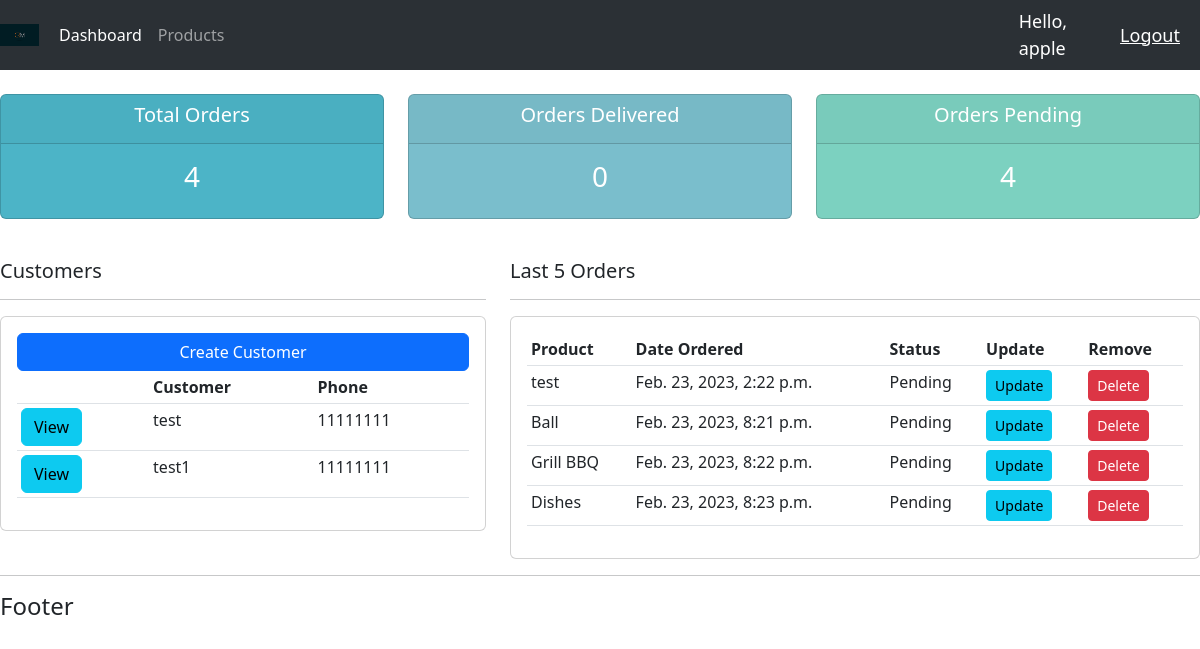
Before: / (signed in) with the older database file.
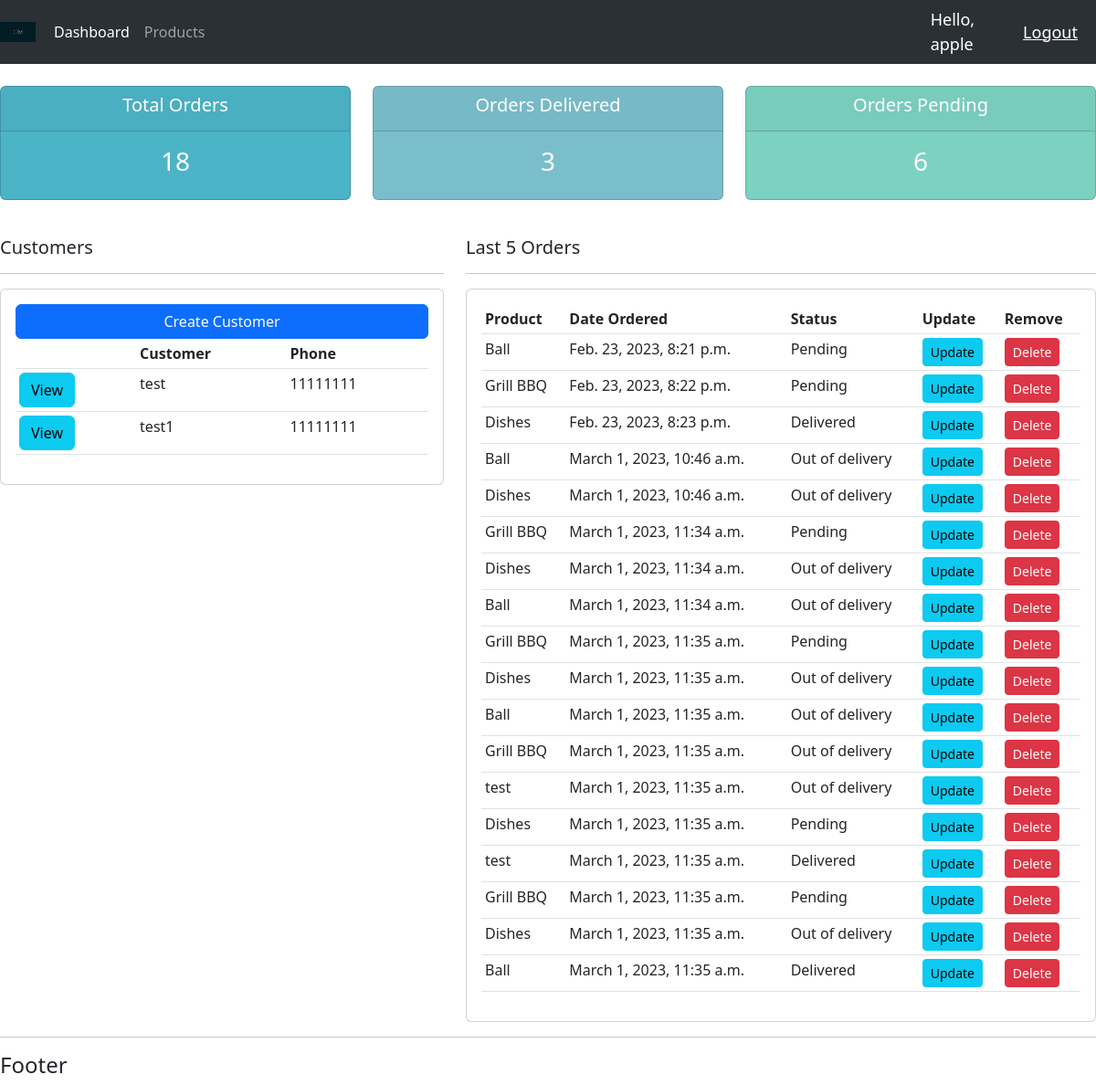
After: the same page with the newer database file.
### accounts/models.py (models this page shows, shortened)
class Customer (models.Model):
    name = models.CharField(max_length=200, null=True)
    phone = models.CharField(max_length=200, null=True)
    email = models.CharField(max_length=200,null=True)
    date_created = models.DateTimeField(auto_now_add=True, null=True)

class Order (models.Model):
    STATUS = (
        ('Pending', 'Pending'),
        ('Out of delivery', 'Out of delivery'),
        ('Delivered', 'Delivered')
    )
    customer = models.ForeignKey(Customer, null=True, on_delete=models.SET_NULL)
    product = models.ForeignKey(Product, null=True, on_delete=models.SET_NULL)
    date_created = models.DateTimeField(auto_now_add=True, null=True)
    status = models.CharField(max_length=200, null=True, choices=STATUS)
    note = models.CharField(max_length=1000, null=True)

class Product (models.Model):
    CATEGORY = (
        ('Indoor', 'Indoor'),
        ('Out door', 'Out door')
    )
    name = models.CharField(max_length=200, null=True)
    price = models.FloatField(null=True)
    category = models.CharField(max_length=200, null=True, choices=CATEGORY)
    description = models.CharField(max_length=200, null=True, blank=True)
    date_created = models.DateTimeField(auto_now_add=True, null=True)
    tags = models.ManyToManyField(Tag)
    def __str__(self):
        return self.name

### accounts/views.py (the view)
# urls.py: path('', views.home, name='home'),
@login_required(login_url='login')
def home(request):
    orders = Order.objects.all()
    customers = Customer.objects.all()
    total_orders = orders.count()
    total_customers = customers.count()
    delivered = orders.filter(status='Delivered').count()
    pending = orders.filter(status='Pending').count()
    context = {'orders': orders, 'customers': customers, 'total_orders': total_orders,
               'total_customers': total_customers, 'delivered': delivered, 'pending': pending}
    return render(request, 'accounts/dashboard.html', context)

### accounts/templates/accounts/dashboard.html
{% extends 'accounts/main.html' %} {% block content %}
{% include 'accounts/status.html' %}
<br />
<div class="row">
  <div class="col-md-5">
    <h5>Customers</h5>
    <hr />
    <div class="card card-body">
      <a href="" class="btn btn-primary btn-small btn-block">
        Create Customer
      </a>
      <table class="table table-sm">
        <tr>
          <th></th>
          <th>Customer</th>
          <th>Phone</th>
        </tr>
        {% for customer in customers %}
        <tr>
          <td><a class="btn btn-info" href="{% url 'customer' customer.id %}">View</a></td>
          <td>{{customer.name}}</td>
          <td>{{customer.phone}}</td>
        </tr>
        {% endfor %}
      </table>
    </div>
  </div>
  <div class="col-md-7">
    <h5>Last 5 Orders</h5>
    <hr />
    <div class="card card-body">
      <table class="table table-sm">
        <tr>
          <th>Product</th>
          <th>Date Ordered</th>
          <th>Status</th>
          <th>Update</th>
          <th>Remove</th>
        </tr>
        {% for order in orders %}
        <tr>
          <td>{{order.product}}</td>
          <td>{{order.date_created}}</td>
          <td>{{order.status}}</td>
          <td><a class="btn btn-sm btn-info" href="{% url 'update_order' order.id %}">Update</a></td>
          <td><a class="btn btn-sm btn-danger" href="{% url 'delete_order' order.id %}">Delete</a></td>
        </tr>
        {% endfor %}
      </table>
    </div>
  </div>
</div>
{% endblock %}

Changed rows visible on the page:
removed Order: product "test", date_created "Feb. 23, 2023, 2:22 p.m.", status "Pending"
changed Order "Feb. 23, 2023, 8:23 p.m.": status "Pending" → "Delivered"
added Order: product "Ball", date_created "March 1, 2023, 10:46 a.m.", status "Out of delivery"
added Order: product "Dishes", date_created "March 1, 2023, 10:46 a.m.", status "Out of delivery"
added Order: product "Grill BBQ", date_created "March 1, 2023, 11:34 a.m.", status "Pending"
added Order: product "Dishes", date_created "March 1, 2023, 11:34 a.m.", status "Out of delivery"
added Order: product "Ball", date_created "March 1, 2023, 11:34 a.m.", status "Out of delivery"
added Order: product "Grill BBQ", date_created "March 1, 2023, 11:35 a.m.", status "Pending"
added Order: product "Dishes", date_created "March 1, 2023, 11:35 a.m.", status "Out of delivery"
added Order: product "Ball", date_created "March 1, 2023, 11:35 a.m.", status "Out of delivery"
added Order: product "Grill BBQ", date_created "March 1, 2023, 11:35 a.m.", status "Out of delivery"
added Order: product "test", date_created "March 1, 2023, 11:35 a.m.", status "Out of delivery"
added Order: product "Dishes", date_created "March 1, 2023, 11:35 a.m.", status "Pending"
added Order: product "test", date_created "March 1, 2023, 11:35 a.m.", status "Delivered"
added Order: product "Grill BBQ", date_created "March 1, 2023, 11:35 a.m.", status "Pending"
added Order: product "Dishes", date_created "March 1, 2023, 11:35 a.m.", status "Out of delivery"
added Order: product "Ball", date_created "March 1, 2023, 11:35 a.m.", status "Delivered"
Other visible differences:
{{ total_orders }}: "4" → "18"
{{ delivered }}: "0" → "3"
{{ pending }}: "4" → "6"
